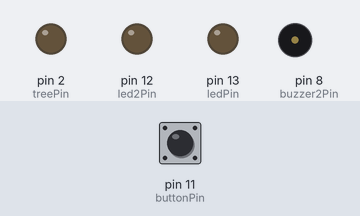
This sketch was run on a simulated Arduino Uno, built with avr-gcc and run on an emulated ATmega328P. Shown: output pins drawn as LEDs (lit = HIGH), buzzer (waves = sounding). The test bench sets the inputs (shaded band); at power-on: pin 11 (buttonPin) LOW.

Above: at 1.2 s.
1.3 s: pin 11 (buttonPin) pulled HIGH for 0.15 s
At 1.53 s:
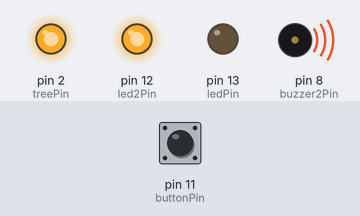
At 7.8 s:
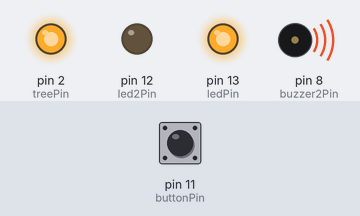
Timing chart, 0 to 49.0 s (numbered marks = the images above; inputs shaded):
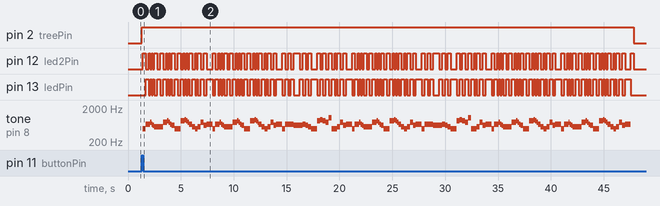

Measured:
- after the input at 1.3 s, pin 2 (treePin): LOW → HIGH at once, → LOW 46.6 s later; pin 12 (led2Pin): LOW → HIGH after 0.10 s, → LOW 0.28 s later, → HIGH 0.28 s later, → LOW 0.14 s later, … (196 changes in this stretch)

The sketch:

christmas_song_two_buzzers.ino
```cpp
// Simple christmas carol with two buzzers using "ToneLibrary"

#include <Tone.h>

#define REST 0

// Define pins for buzzers
const unsigned int treePin = 2;
const unsigned int ledPin = 13; // The pin number of the led
const unsigned int led2Pin = 12; // The pin number of the led
const unsigned int buttonPin = 11; // The pin number of the button
const unsigned int buzzer1Pin = 9; // The pin number of the first buzzer
const unsigned int buzzer2Pin = 8; // The pin numnber of the second buzzer
const unsigned int buzzer3Pin = 7; // The pin numnber of the third buzzer

// Define melody and durations
int melody[] = {
  NOTE_C5, //1
  NOTE_F5, NOTE_F5, NOTE_G5, NOTE_F5, NOTE_E5,
  NOTE_D5, NOTE_D5, NOTE_D5,
  NOTE_G5, NOTE_G5, NOTE_A5, NOTE_G5, NOTE_F5,
  NOTE_E5, NOTE_C5, NOTE_C5,
  NOTE_A5, NOTE_A5, NOTE_AS5, NOTE_A5, NOTE_G5,
  NOTE_F5, NOTE_D5, NOTE_C5, NOTE_C5,
  NOTE_D5, NOTE_G5, NOTE_E5,

  NOTE_F5, NOTE_C5, //8
  NOTE_F5, NOTE_F5, NOTE_G5, NOTE_F5, NOTE_E5,
  NOTE_D5, NOTE_D5, NOTE_D5,
  NOTE_G5, NOTE_G5, NOTE_A5, NOTE_G5, NOTE_F5,
  NOTE_E5, NOTE_C5, NOTE_C5,
  NOTE_A5, NOTE_A5, NOTE_AS5, NOTE_A5, NOTE_G5,
  NOTE_F5, NOTE_D5, NOTE_C5, NOTE_C5,
  NOTE_D5, NOTE_G5, NOTE_E5,
  NOTE_F5, NOTE_C5,

  NOTE_F5, NOTE_F5, NOTE_F5,//17
  NOTE_E5, NOTE_E5,
  NOTE_F5, NOTE_E5, NOTE_D5,
  NOTE_C5, NOTE_A5,
  NOTE_AS5, NOTE_A5, NOTE_G5,
  NOTE_C6, NOTE_C5, NOTE_C5, NOTE_C5,
  NOTE_D5, NOTE_G5, NOTE_E5,
  NOTE_F5, NOTE_C5,
  NOTE_F5, NOTE_F5, NOTE_G5, NOTE_F5, NOTE_E5,
  NOTE_D5, NOTE_D5, NOTE_D5,

  NOTE_G5, NOTE_G5, NOTE_A5, NOTE_G5, NOTE_F5, //27
  NOTE_E5, NOTE_C5, NOTE_C5,
  NOTE_A5, NOTE_A5, NOTE_AS5, NOTE_A5, NOTE_G5,
  NOTE_F5, NOTE_D5, NOTE_C5, NOTE_C5,
  NOTE_D5, NOTE_G5, NOTE_E5,
  NOTE_F5, NOTE_C5,
  NOTE_F5, NOTE_F5, NOTE_F5,
  NOTE_E5, NOTE_E5,
  NOTE_F5, NOTE_E5, NOTE_D5,

  NOTE_C5, NOTE_A5,//36
  NOTE_AS5, NOTE_A5, NOTE_G5,
  NOTE_C6, NOTE_C5, NOTE_C5, NOTE_C5,
  NOTE_D5, NOTE_G5, NOTE_E5,
  NOTE_F5, NOTE_C5,
  NOTE_F5, NOTE_F5, NOTE_G5, NOTE_F5, NOTE_E5,
  NOTE_D5, NOTE_D5, NOTE_D5,
  NOTE_G5, NOTE_G5, NOTE_A5, NOTE_G5, NOTE_F5,
  NOTE_E5, NOTE_C5, NOTE_C5,

  NOTE_A5, NOTE_A5, NOTE_AS5, NOTE_A5, NOTE_G5,//45
  NOTE_F5, NOTE_D5, NOTE_C5, NOTE_C5,
  NOTE_D5, NOTE_G5, NOTE_E5,
  NOTE_F5, NOTE_C5,
  NOTE_F5, NOTE_F5, NOTE_G5, NOTE_F5, NOTE_E5,
  NOTE_D5, NOTE_D5, NOTE_D5,
  NOTE_G5, NOTE_G5, NOTE_A5, NOTE_G5, NOTE_F5,
  NOTE_E5, NOTE_C5, NOTE_C5,

  NOTE_A5, NOTE_A5, NOTE_AS5, NOTE_A5, NOTE_G5, //53
  NOTE_F5, NOTE_D5, NOTE_C5, NOTE_C5,
  NOTE_D5, NOTE_G5, NOTE_E5,
  NOTE_F5, REST
};

int noteDurations[] = {
  4, // 1
  4, 8, 8, 8, 8,
  4, 4, 4,
  4, 8, 8, 8, 8,
  4, 4, 4,
  4, 8, 8, 8, 8,
  4, 4, 8, 8,
  4, 4, 4,

  2, 4, // 8
  4, 8, 8, 8, 8,
  4, 4, 4,
  4, 8, 8, 8, 8,
  4, 4, 4,
  4, 8, 8, 8, 8,
  4, 4, 8, 8,
  4, 4, 4,
  2, 4,

  4, 4, 4, // 17
  2, 4,
  4, 4, 4,
  2, 4,
  4, 4, 4,
  4, 4, 8, 8,
  4, 4, 4,
  2, 4,
  4, 8, 8, 8, 8,
  4, 4, 4,

  4, 8, 8, 8, 8, // 27
  4, 4, 4,
  4, 8, 8, 8, 8,
  4, 4, 8, 8,
  4, 4, 4,
  2, 4,
  4, 4, 4,
  2, 4,
  4, 4, 4,

  2, 4, // 36
  4, 4, 4,
  4, 4, 8, 8,
  4, 4, 4,
  2, 4,
  4, 8, 8, 8, 8,
  4, 4, 4,
  4, 8, 8, 8, 8,
  4, 4, 4,

  4, 8, 8, 8, 8, //45
  4 , 4, 8, 8,
  4, 4, 4,
  2, 4,
  4, 8, 8, 8, 8,
  4, 4, 4,
  4, 8, 8, 8, 8,
  4, 4, 4,

  4, 8, 8, 8, 8, // 53
  4, 4, 8, 8,
  4, 4, 4,
  2, 4
};

// You can declare the tones as an array
Tone notePlayer[3];

void setup(void)
{
  Serial.begin(9600);
  notePlayer[0].begin(buzzer1Pin);
  notePlayer[1].begin(buzzer2Pin);
  // notePlayer[2].begin(buzzer3Pin);

  // initialize the LED pins as an output:
  pinMode(ledPin, OUTPUT);
  pinMode(led2Pin, OUTPUT);
  pinMode(treePin, OUTPUT);

  // initialize the pushbutton pin as an input:
  pinMode(buttonPin, INPUT);
}

unsigned int pinToggle = 0;
unsigned int musicToggle = 0;

void playSong(void) {
  musicToggle = 1;

  const unsigned int melodyCount = sizeof(melody) / sizeof(melody[0]);

  digitalWrite(treePin, HIGH);

  delay(100);

  for (unsigned int currentNote = 0; currentNote < melodyCount; currentNote++) {
    // Check if toggle is on and if no pause in note
    if (pinToggle == 1 && currentNote > 0) {
      // turn LED lights on:
      digitalWrite(ledPin, HIGH);
      digitalWrite(led2Pin, LOW);
      pinToggle = 0;
    } else {
      // turn LED lights off:
      digitalWrite(ledPin, LOW);
      digitalWrite(led2Pin, HIGH);
      pinToggle = 1;
    }

    // Calculate duration
    const unsigned int currentNoteDuration = 1100 / noteDurations[currentNote];

    // Set the frequency for the current note
    const unsigned int noteFreq = melody[currentNote];
    notePlayer[0].play(noteFreq, currentNoteDuration);

    // Set the lower harmony (a simple offset)
    const unsigned int lowHarmonyFreq = (noteFreq == REST) ? 0 : noteFreq - 30;
    notePlayer[1].play(lowHarmonyFreq, currentNoteDuration);

    // Set the higher hamrony (a simple offset)
    // const unsigned int highHarmonyFreq = (noteFreq == REST) ? 0 : noteFreq + 30;
    // notePlayer[2].play(highHarmonyFreq, currentNoteDuration);

    delay(currentNoteDuration);
  }

  // Turn buzzers off
  notePlayer[0].stop();
  notePlayer[1].stop();
  // notePlayer[2].stop();

  // Turn LEDs off
  digitalWrite(ledPin, LOW);
  digitalWrite(led2Pin, LOW);
  digitalWrite(treePin, LOW);

  // Slight delay for replay
  delay(50);

  // Reset music
  musicToggle = 0;
}

// Variables to run the song every one hour
unsigned long lastPlayTime = 0;
const unsigned long oneHourMillis = 3600000;

void loop(void)
{
  // Get current time in ms since arduino started running
  unsigned long currentMillis = millis();

  // Read the state of the pushbutton value:
  unsigned int reading = digitalRead(buttonPin);

  // If button is pressed and music is not already playing
  if (reading == 1 && musicToggle == 0) {
    playSong();

    // Update the time the song was played
    lastPlayTime = currentMillis;
  }

  // If song was played more than one hour ago and musicToggle = 0
  if (currentMillis - lastPlayTime >= oneHourMillis && musicToggle == 0) {
    playSong();

    // Update the time the song was played
    lastPlayTime = currentMillis;
  }
}
```
